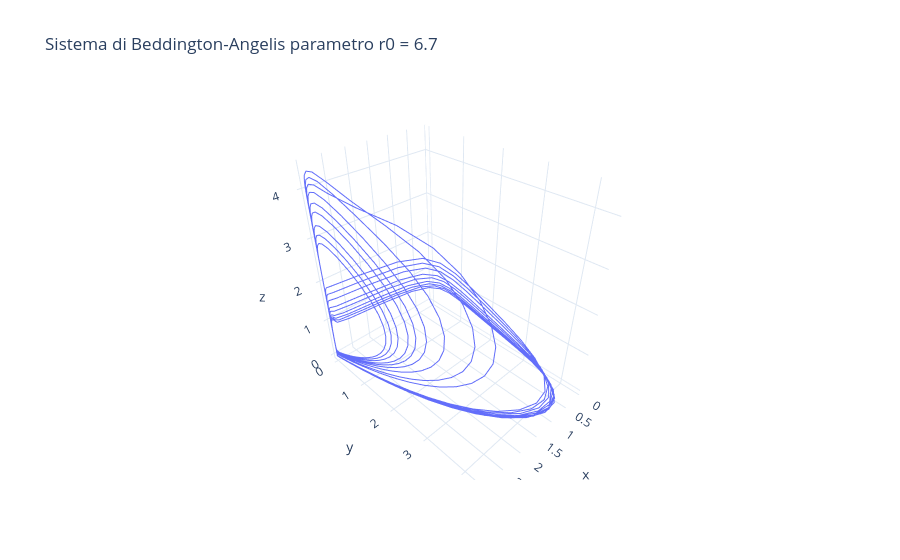
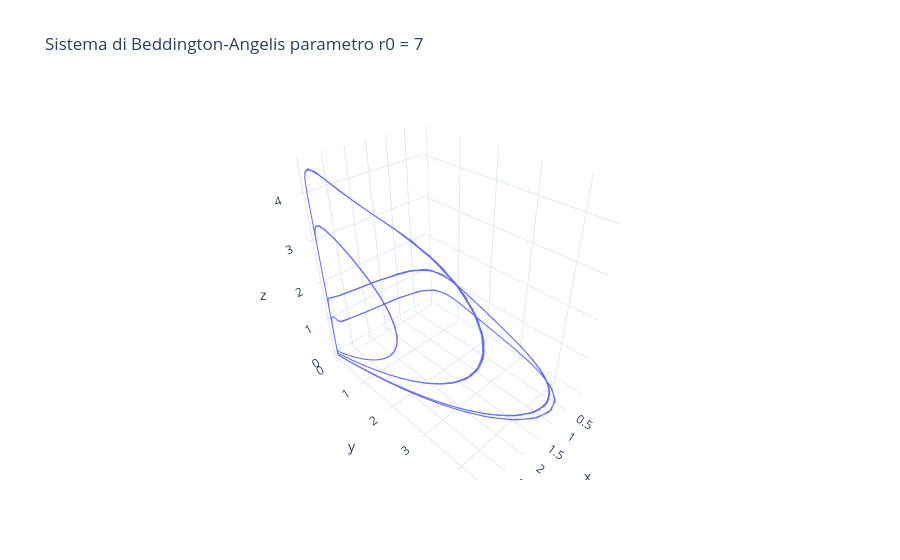

The code cell stored with these charts, in order, in its notebook:
### Markdown cell above
### DAL CHAOS ALLA NORMALITA

### Code cell
parametri = [6.7, 7, 7.4, 8]
y_init = [X0, Y0, Z0]

t_span = (0,3000)
t_eval = np.linspace(2500, 3000, 3000)

for parametro in parametri:
    
    sol = solve_ivp(
    beddingtonAngelis, t_span, y_init, args=(parametro, k0, k1), 
    t_eval=t_eval, method='RK45', rtol=1e-9, atol=1e-10)

    # estraiamo le soluzioni dal sistema
    x_values = sol.y[0]
    y_values = sol.y[1]
    z_values = sol.y[2]
    
    #plottiamo il tutto
    fig = go.Figure(data=[go.Scatter3d(x=x_values, y=y_values, z=z_values, mode='lines')])
    
    fig.update_layout(title=f"Sistema di Beddington-Angelis parametro r0 = {parametro}",
               template = "plotly_white")
    
    fig.show()

### Figure 1 — Plotly figure (JSON) as saved in the notebook; plotly's stock layout.template omitted (floating-point values rounded to 4 significant figures; data arrays with more than 128 entries replaced by an {"elided": "..."} marker saying what was removed)
{"data": [{"mode": "lines", "type": "scatter3d", "x": {"elided": "3000 float values"}, "y": {"elided": "3000 float values"}, "z": {"elided": "3000 float values"}}], "layout": {"title": {"text": "Sistema di Beddington-Angelis parametro r0 = 6.7"}}}

### Figure 2 — Plotly figure (JSON) as saved in the notebook; plotly's stock layout.template omitted (floating-point values rounded to 4 significant figures; data arrays with more than 128 entries replaced by an {"elided": "..."} marker saying what was removed)
{"data": [{"mode": "lines", "type": "scatter3d", "x": {"elided": "3000 float values"}, "y": {"elided": "3000 float values"}, "z": {"elided": "3000 float values"}}], "layout": {"title": {"text": "Sistema di Beddington-Angelis parametro r0 = 7"}}}
